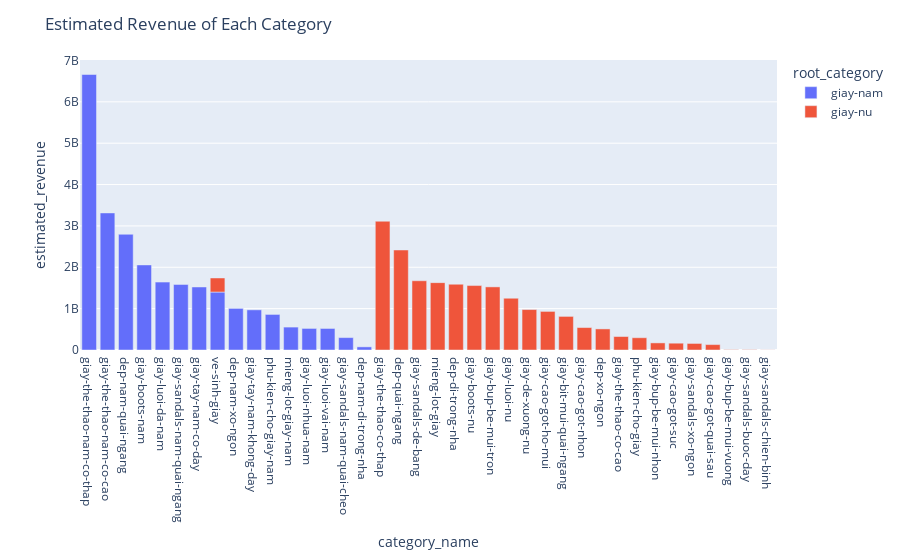

Here is the notebook cell this chart was saved with:
### Markdown cell above
IN WOMEN's products:
- most bought items are: Miếng lót giày, slippers, dép quai ngang, sneakers, giày búp bê
IN MEN's products:
- most bought items are: sneakers, dép quai ngang, accesories, miếng lót giày, shoes'cleanings

We can see that: miếng lót giày are heavily bought in both men's & women's categories and this item can be treated as unisex product.
Moreover, 'dép quai ngang' are hot sales in both

### Code cell
grouped_revenue_df = concat_df.groupby(['category_name', 'root_category'])['estimated_revenue'].sum().reset_index()
grouped_revenue_df = grouped_revenue_df.sort_values(by='estimated_revenue',ascending=False)

fig = px.bar(grouped_revenue_df, x='category_name', y='estimated_revenue', color='root_category')
fig.update_layout(title='Estimated Revenue of Each Category')
fig.show()

### Figure 1 — Plotly figure (JSON) as saved in the notebook; plotly's stock layout.template omitted (floating-point values rounded to 4 significant figures)
{"data": [{"alignmentgroup": "True", "hovertemplate": "root_category=giay-nam<br>category_name=%{x}<br>estimated_revenue=%{y}<extra></extra>", "legendgroup": "giay-nam", "marker": {"color": "#636efa", "pattern": {"shape": ""}}, "name": "giay-nam", "offsetgroup": "giay-nam", "orientation": "v", "showlegend": true, "textposition": "auto", "type": "bar", "x": ["giay-the-thao-nam-co-thap", "giay-the-thao-nam-co-cao", "dep-nam-quai-ngang", "giay-boots-nam", "giay-luoi-da-nam", "giay-sandals-nam-quai-ngang", "giay-tay-nam-co-day", "ve-sinh-giay", "dep-nam-xo-ngon", "giay-tay-nam-khong-day", "phu-kien-cho-giay-nam", "mieng-lot-giay-nam", "giay-luoi-nhua-nam", "giay-luoi-vai-nam", "giay-sandals-nam-quai-cheo", "dep-nam-di-trong-nha"], "xaxis": "x", "y": [6660727700, 3314021387, 2797861951, 2057068223, 1641634931, 1585167483, 1523726730, 1401355311, 1005845132, 971054010, 859935467, 554003110, 521453374, 520783579, 299996878, 75785799], "yaxis": "y"}, {"alignmentgroup": "True", "hovertemplate": "root_category=giay-nu<br>category_name=%{x}<br>estimated_revenue=%{y}<extra></extra>", "legendgroup": "giay-nu", "marker": {"color": "#EF553B", "pattern": {"shape": ""}}, "name": "giay-nu", "offsetgroup": "giay-nu", "orientation": "v", "showlegend": true, "textposition": "auto", "type": "bar", "x": ["giay-the-thao-co-thap", "dep-quai-ngang", "giay-sandals-de-bang", "mieng-lot-giay", "dep-di-trong-nha", "giay-boots-nu", "giay-bup-be-mui-tron", "giay-luoi-nu", "giay-de-xuong-nu", "giay-cao-got-ho-mui", "giay-bit-mui-quai-ngang", "giay-cao-got-nhon", "dep-xo-ngon", "ve-sinh-giay", "giay-the-thao-co-cao", "phu-kien-cho-giay", "giay-bup-be-mui-nhon", "giay-cao-got-suc", "giay-sandals-xo-ngon", "giay-cao-got-quai-sau", "giay-bup-be-mui-vuong", "giay-sandals-buoc-day", "giay-sandals-chien-binh"], "xaxis": "x", "y": [3113291410, 2417929135, 1674364277, 1628795286, 1590131699, 1558157510, 1525759712, 1251342045, 977775858, 933100310, 812387210, 542898579, 509699881, 339930408, 325961600, 296707118, 171706500, 164709720, 158423380, 131013600, 7743150, 7300000, 2719000], "yaxis": "y"}], "layout": {"barmode": "relative", "legend": {"title": {"text": "root_category"}, "tracegroupgap": 0}, "margin": {"t": 60}, "title": {"text": "Estimated Revenue of Each Category"}, "xaxis": {"anchor": "y", "domain": [0, 1], "title": {"text": "category_name"}}, "yaxis": {"anchor": "x", "domain": [0, 1], "title": {"text": "estimated_revenue"}}}}
